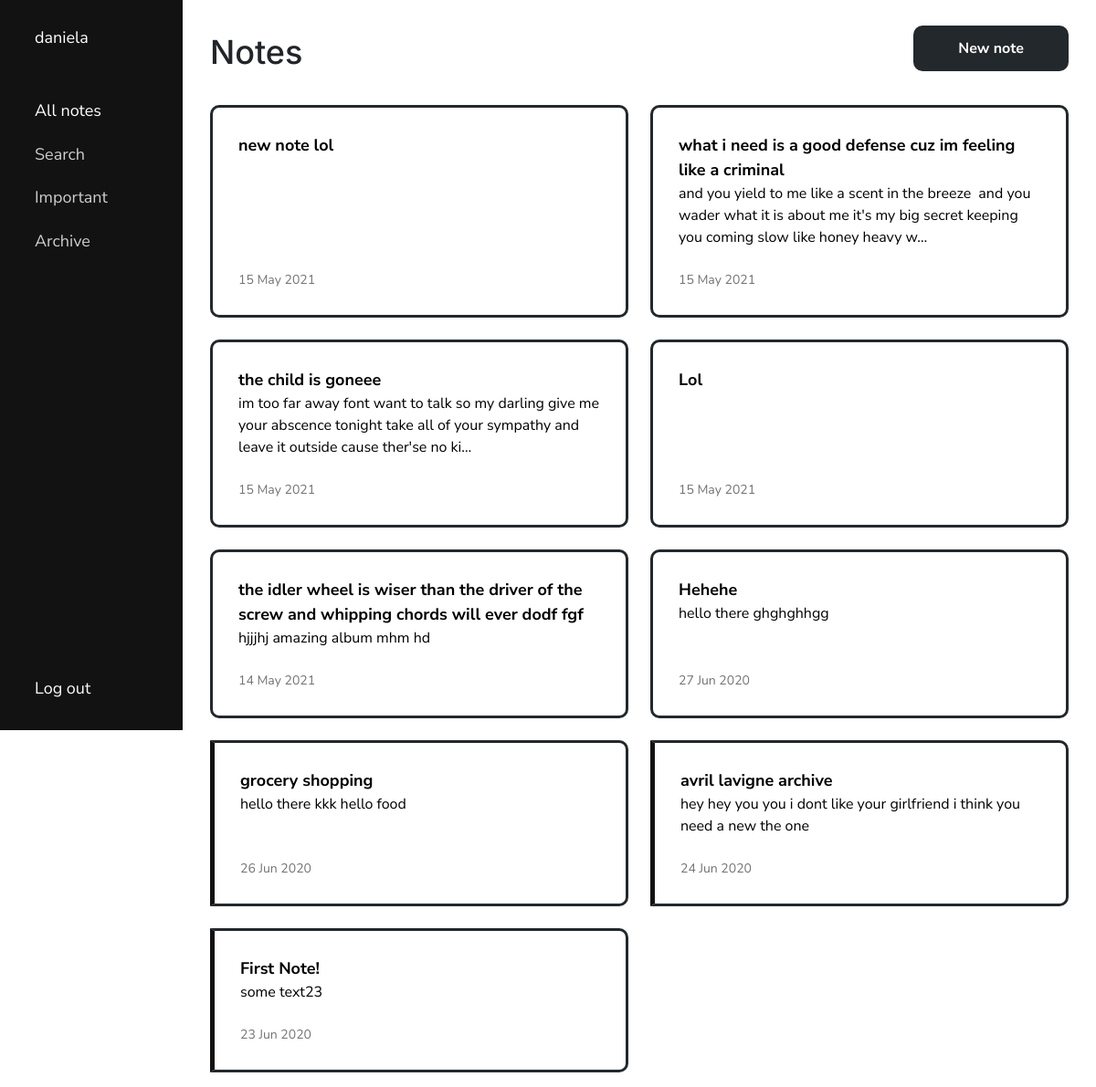
/notes/ (signed in), run on an earlier commit of the app's database.
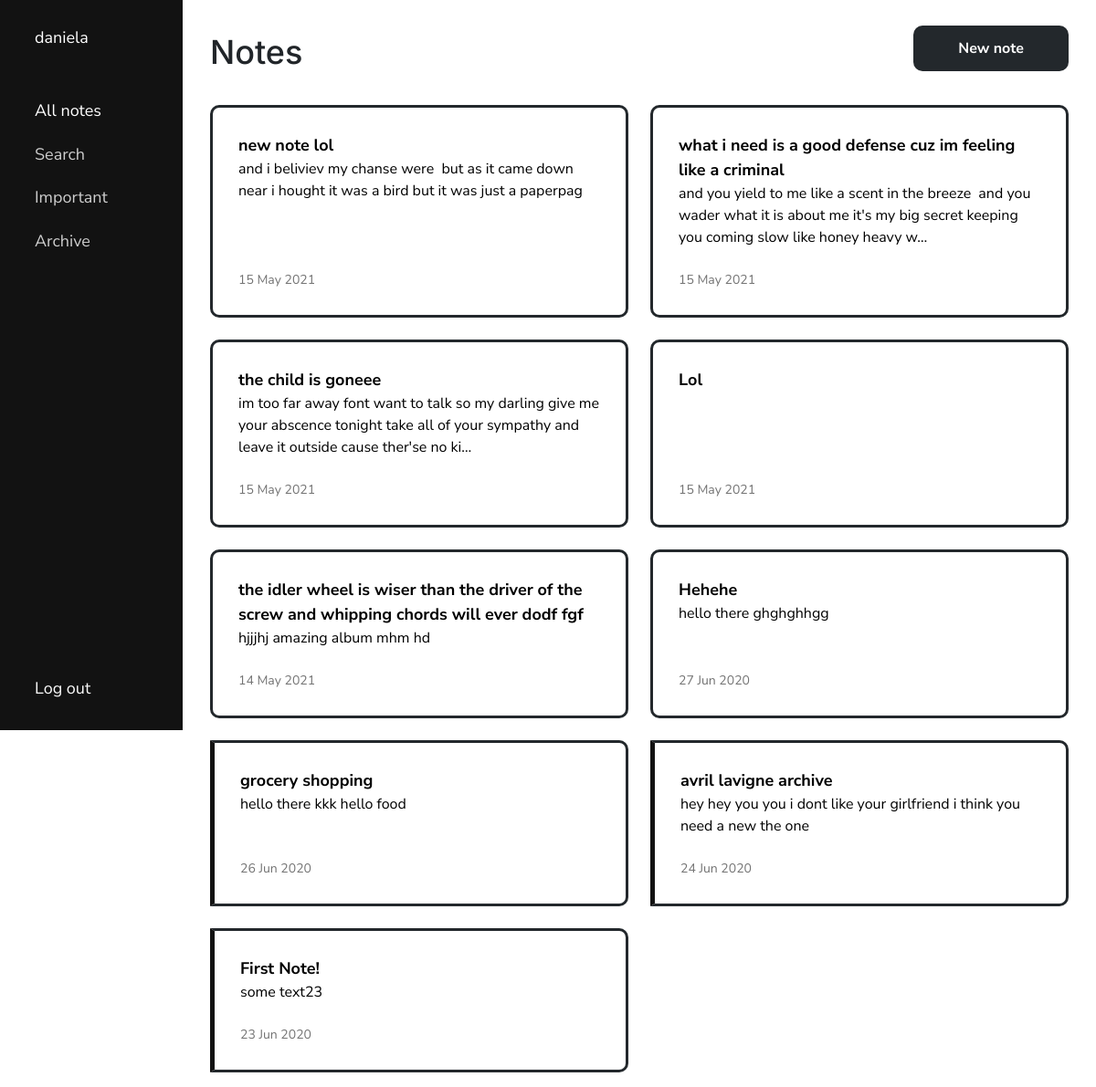
And on a later commit of the database.
### notes/models.py (models this page shows, shortened)
class Note(models.Model):
    title = models.TextField(max_length=100)
    text = HTMLField(blank=True)
    date = models.DateTimeField(auto_now_add=True)
    important = models.BooleanField(default=False)
    archive = models.BooleanField(default=False)
    user = models.ForeignKey(User, on_delete=models.CASCADE)

### notes/views.py (the view)
# urls.py: path('notes/', views.notes, name='notes'),
def notes(request):
    usernotes = Note.objects.filter(user=request.user, archive=False).order_by('-date')
    active = 'noteLink'
    return render(request, 'notes/notes.html', {'notes': usernotes, 'active': active})

### notes/templates/notes/notes.html (shortened to what this page needs)
{% load static %}
<!DOCTYPE html>
<html>
<head>
    <link rel="stylesheet" href="https://stackpath.bootstrapcdn.com/bootstrap/4.5.0/css/bootstrap.min.css">
    <link rel="stylesheet" href="https://cdnjs.cloudflare.com/ajax/libs/material-design-icons/3.0.1/iconfont/material-icons.min.css">
    <link rel="stylesheet" type="text/css" href="{% static 'notes/style.css' %}">
    <link rel="stylesheet" type="text/css" href="{% static 'notes/notes.css' %}">
</head>
<body>
    <div class="container-fluid">
        <div class="row" id="mainRow">
            {% include "notes/navbar.html" %}
            <div class="col-sm-9 col-md-10 col-lg-10" id="content">
                <div class="container">
                    <div>
                        <h1>Notes</h1>
                        <a href="{% url 'add' %}" class="btn">New note</a>
                    </div>
                    {% if notes %}
                    <div id="notes">
                        <ul>
                            {% for note in notes %}
                            <li class="note {% if note.important %} important{% endif %}">
                                <a href="{% url 'note' note.id %}">
                                    <div class="note-info">
                                        <div class="note-content">
                                            <div class="medium-text"><b>{{ note.title }}</b></div>
                                            {% if note.text %}
                                            <div class="note-text">{{ note.text|striptags|truncatechars:150 }}</div>
                                            {% endif %}
                                        </div>
                                        <div class="date">{{ note.date|date:'d M Y' }}</div>
                                    </div>
                                </a>
                            </li>
                            {% endfor %}
                        </ul>
                    </div>
                    {% else %}
                    <div id="noNotes">
                        <p class="text-center medium-text">You don't have any notes. <a href="{% url 'add' %}">Create a new note.</a></p>
                    </div>
                    {% endif %}
                </div>
            </div>
        </div>
    </div>
</body>
</html>

What changed in the data, as far as the page shows it:
changed Note "new note lol": text (not shown) → "and i beliviev my chanse were but as it came down near i hought it was a bird but it was just a paperpag"
